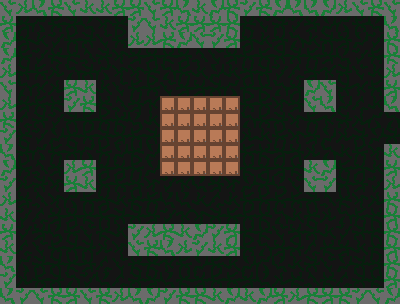

Below is a game level as drawn by its tile map, then a one-line description and the .tmx file that defines it, in full:
An orthogonal 25x19 tile map with 16x16 px tiles, 2 tile layers (floor, walls) and 7 objects (4x player, 2x enemy, door).

<map version="1.10" tiledversion="1.11.2" orientation="orthogonal" renderorder="right-down" width="25" height="19" tilewidth="16" tileheight="16" infinite="0" nextlayerid="6" nextobjectid="8">
 <properties>
  <property name="coins" type="int" value="8" />
  <property name="name" value="The Mossy Cellar" />
 </properties>
 <tileset firstgid="1" source="tiles.tsx" />
 <layer id="1" name="floor" width="25" height="19">
  <data encoding="csv">
3221225477,1073741831,6,2147483653,2147483656,1073741829,2147483656,3221225478,3221225477,5,3221225480,1073741830,1073741830,3221225480,3221225480,3221225479,1073741829,7,2147483656,5,5,5,3221225478,2147483655,8,
5,5,3221225479,3221225477,1073741829,2147483655,1073741830,2147483653,7,3221225480,5,1073741829,1073741832,2147483654,1073741832,2147483653,8,1073741829,2147483656,5,7,3221225479,3221225477,2147483655,2147483653,
3221225477,5,2147483654,2147483656,3221225477,1073741829,8,3221225477,2147483653,5,2147483653,3221225479,3221225478,3221225479,1073741829,5,2147483654,5,1073741831,2147483654,1073741829,5,7,2147483656,5,
8,3221225477,2147483656,2147483653,2147483653,3221225480,1073741829,1073741830,5,5,2147483653,5,3221225480,8,5,3221225477,3221225477,1073741829,1073741829,3221225477,5,2147483655,2147483656,3221225477,1073741829,
2147483653,1073741829,3221225477,6,1073741831,1073741829,3221225479,1073741830,1073741830,2147483653,1073741831,3221225477,2147483654,7,2147483654,5,1073741829,2147483656,1073741832,5,3221225478,1073741829,8,2147483654,2147483653,
1073741829,1073741831,3221225478,6,1073741829,2147483655,2147483654,8,3221225477,3221225477,8,5,5,1073741829,3221225479,2147483653,2147483653,1073741831,5,8,2147483653,1073741829,3221225478,3221225477,2147483653,
3221225477,5,3221225477,2147483653,3221225480,1073741830,2147483653,3221225480,5,3221225478,9,9,9,9,9,3221225477,3221225477,1073741830,5,3221225477,5,7,1073741832,2147483654,1073741831,
1073741830,1073741832,1073741829,2147483656,1073741829,3221225477,3221225477,2147483653,2147483655,2147483654,9,9,9,9,9,1073741831,3221225477,1073741829,1073741830,3221225477,3221225478,1073741829,6,3221225479,1073741831,
1073741830,2147483653,2147483656,7,2147483653,3221225477,1073741829,5,3221225477,1073741829,9,9,9,9,9,6,2147483654,3221225477,1073741830,5,7,6,1073741829,7,1073741829,
2147483653,1073741829,3221225479,3221225477,1073741829,3221225479,3221225477,7,2147483653,7,9,9,9,9,9,3221225477,2147483653,5,5,6,1073741831,2147483654,3221225477,1073741830,1073741831,
1073741829,3221225477,3221225480,5,1073741829,3221225479,5,5,3221225477,7,9,9,9,9,9,2147483653,5,5,2147483653,3221225479,1073741829,3221225477,5,2147483654,5,
3221225477,6,1073741829,1073741830,5,5,3221225477,3221225477,5,1073741830,2147483656,3221225478,2147483655,5,1073741830,7,1073741829,2147483655,8,1073741829,1073741829,1073741829,5,2147483656,3221225479,
2147483653,5,3221225480,1073741830,3221225479,3221225477,5,2147483654,2147483653,3221225477,2147483655,2147483655,2147483654,1073741832,2147483654,3221225477,3221225477,3221225477,3221225477,1073741829,3221225480,2147483653,1073741830,6,6,
1073741831,2147483656,1073741832,5,5,2147483653,3221225477,1073741829,1073741829,5,2147483656,3221225478,1073741830,1073741829,3221225477,3221225477,2147483653,1073741831,2147483654,2147483653,6,1073741831,3221225477,2147483653,2147483655,
2147483655,2147483656,5,2147483655,3221225477,8,2147483653,2147483654,5,2147483656,2147483653,5,1073741832,2147483654,3221225477,2147483653,2147483653,8,5,1073741829,2147483654,2147483656,1073741829,2147483653,2147483653,
3221225477,1073741832,8,3221225477,1073741829,1073741829,6,1073741830,3221225477,3221225477,2147483654,1073741829,2147483654,3221225479,2147483653,3221225477,1073741831,5,1073741829,1073741832,2147483653,5,2147483654,2147483653,6,
3221225480,3221225479,1073741829,1073741829,2147483653,5,1073741832,8,2147483653,2147483653,3221225478,3221225477,7,3221225477,2147483654,7,3221225479,2147483655,2147483654,1073741829,8,7,1073741829,5,1073741829,
2147483656,6,3221225477,1073741829,1073741831,2147483656,2147483655,1073741832,1073741829,5,2147483655,2147483653,5,3221225477,3221225477,5,2147483655,6,2147483653,3221225480,2147483653,1073741832,1073741829,2147483653,1073741829,
3221225477,2147483655,7,5,1073741829,7,7,1073741829,2147483656,1073741829,1073741829,1073741832,5,5,3221225479,1073741832,1073741829,3221225477,2147483653,1073741829,3221225479,5,7,3221225478,5
</data>
 </layer>
 <layer id="2" name="walls" width="25" height="19">
  <data encoding="csv">
4,2,2147483651,2147483649,4,2147483650,2147483650,1,1,4,1,2147483651,2147483650,3,2147483649,2147483652,2147483649,3,2147483651,2147483651,3,2,4,2147483649,4,
1,0,0,0,0,0,0,0,2147483652,4,2147483650,1,1,1,2147483649,0,0,0,0,0,0,0,0,0,2147483651,
3,0,0,0,0,0,0,0,2,2,2147483649,3,4,2147483652,1,0,0,0,0,0,0,0,0,0,2147483649,
3,0,0,0,0,0,0,0,0,0,0,0,0,0,0,0,0,0,0,0,0,0,0,0,2147483649,
2,0,0,0,0,0,0,0,0,0,0,0,0,0,0,0,0,0,0,0,0,0,0,0,2,
4,0,0,0,1,2147483650,0,0,0,0,0,0,0,0,0,0,0,0,0,3,4,0,0,0,1,
2,0,0,0,2147483652,2147483649,0,0,0,0,0,0,0,0,0,0,0,0,0,4,2147483651,0,0,0,2147483651,
2147483649,0,0,0,0,0,0,0,0,0,0,0,0,0,0,0,0,0,0,0,0,0,0,0,0,
2147483652,0,0,0,0,0,0,0,0,0,0,0,0,0,0,0,0,0,0,0,0,0,0,0,0,
2147483651,0,0,0,0,0,0,0,0,0,0,0,0,0,0,0,0,0,0,0,0,0,0,0,2147483650,
3,0,0,0,2,1,0,0,0,0,0,0,0,0,0,0,0,0,0,2147483650,3,0,0,0,1,
2147483652,0,0,0,1,2147483650,0,0,0,0,0,0,0,0,0,0,0,0,0,4,2147483652,0,0,0,2,
2,0,0,0,0,0,0,0,0,0,0,0,0,0,0,0,0,0,0,0,0,0,0,0,2147483649,
2147483650,0,0,0,0,0,0,0,0,0,0,0,0,0,0,0,0,0,0,0,0,0,0,0,1,
1,0,0,0,0,0,0,0,2147483652,2,2147483649,2147483650,3,2147483652,1,0,0,0,0,0,0,0,0,0,2147483649,
2147483650,0,0,0,0,0,0,0,4,2147483649,2147483651,2,2147483652,2147483650,1,0,0,0,0,0,0,0,0,0,1,
2147483651,0,0,0,0,0,0,0,0,0,0,0,0,0,0,0,0,0,0,0,0,0,0,0,2147483649,
2147483652,0,0,0,0,0,0,0,0,0,0,0,0,0,0,0,0,0,0,0,0,0,0,0,1,
2147483651,2147483652,4,2147483649,1,4,2147483649,2,2147483651,3,2147483652,2147483649,2147483649,2147483650,3,2147483650,3,1,2,2147483649,1,2147483649,2147483652,4,3
</data>
 </layer>
 <objectgroup id="3" name="doors">
  <object id="1" name="door" x="368" y="112" width="32" height="32">
   <properties>
    <property name="destination" value="level2" />
   </properties>
  </object>
 </objectgroup>
 <objectgroup id="4" name="spawn points">
  <object id="2" name="player" x="32" y="128">
   <point />
  </object>
  <object id="3" name="player" x="112" y="128">
   <point />
  </object>
  <object id="4" name="player" x="32" y="208">
   <point />
  </object>
  <object id="5" name="player" x="112" y="208">
   <point />
  </object>
  <object id="6" name="enemy" x="352" y="48">
   <point />
  </object>
  <object id="7" name="enemy" x="352" y="272">
   <point />
  </object>
 </objectgroup>
 <objectgroup id="5" name="enemies">
 </objectgroup>
</map>
